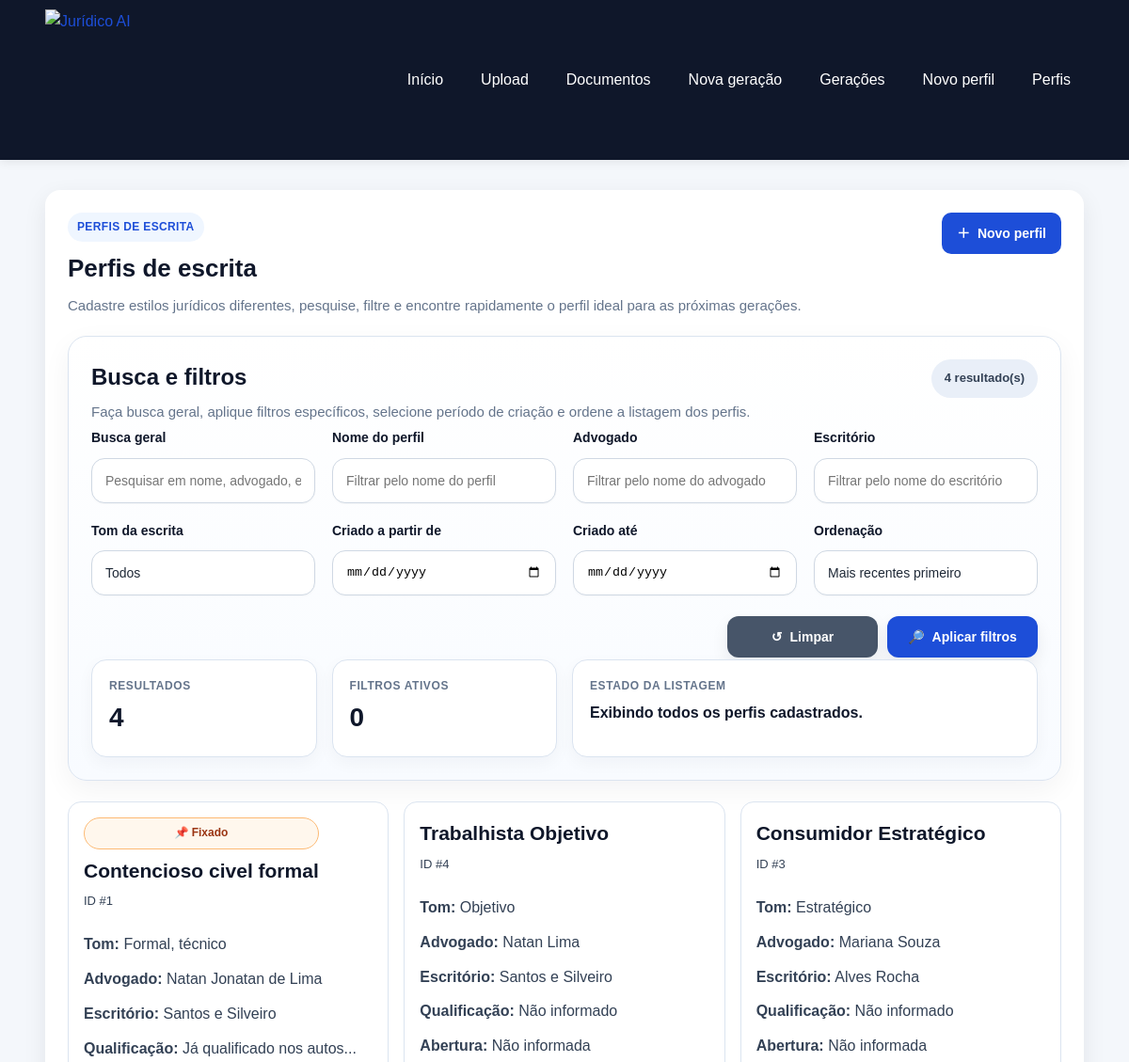
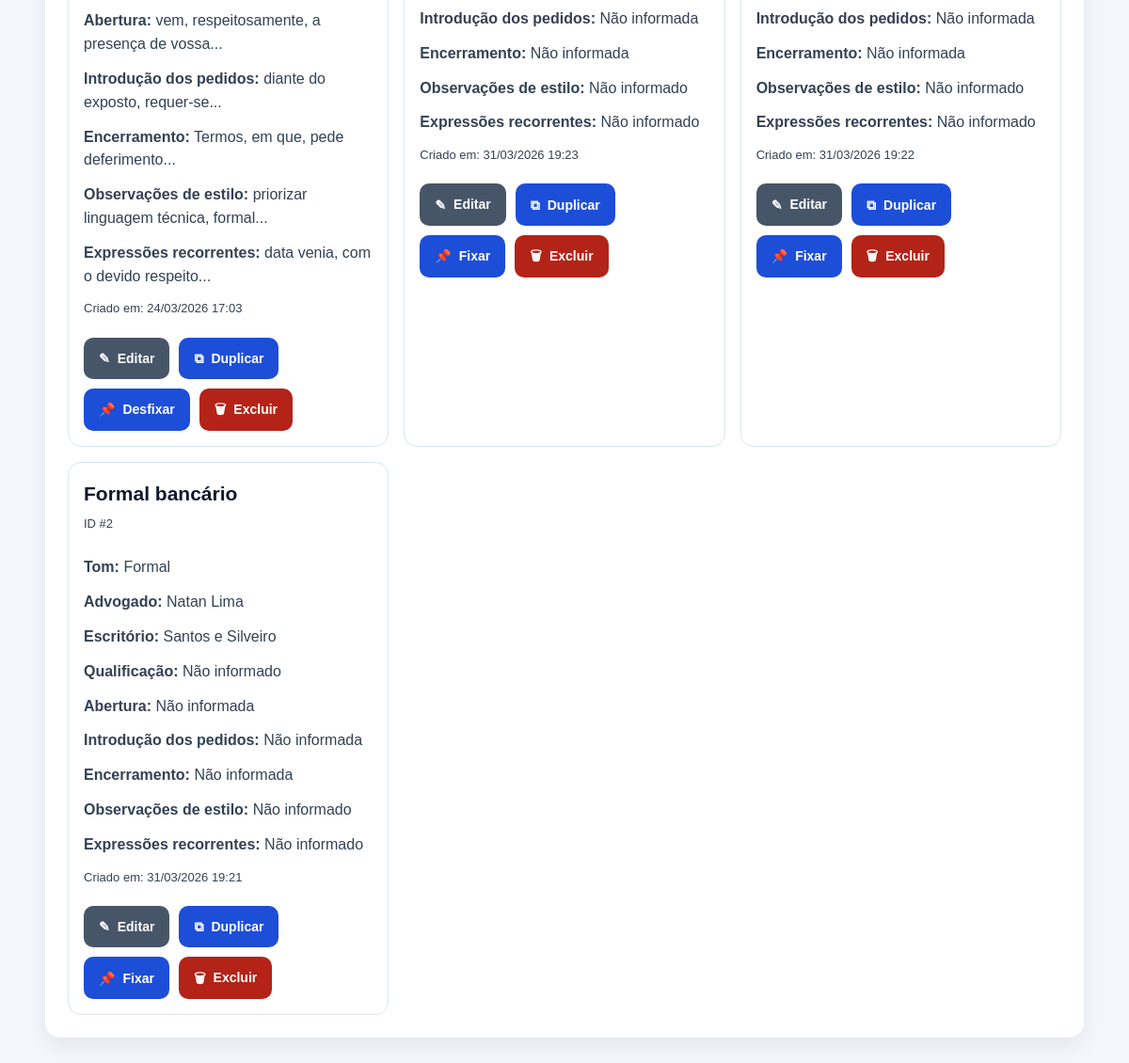
/writing-profiles, run on an earlier commit of the app's database (2 pictures, top to bottom).
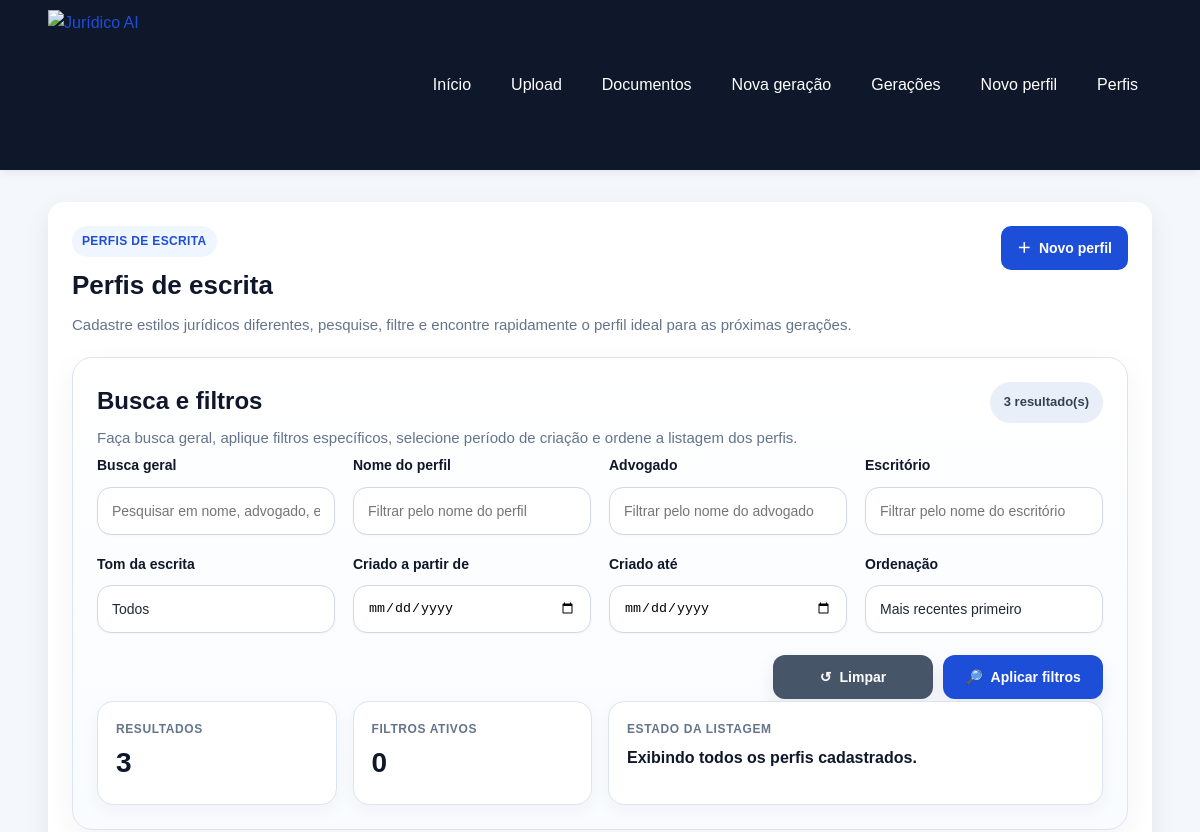
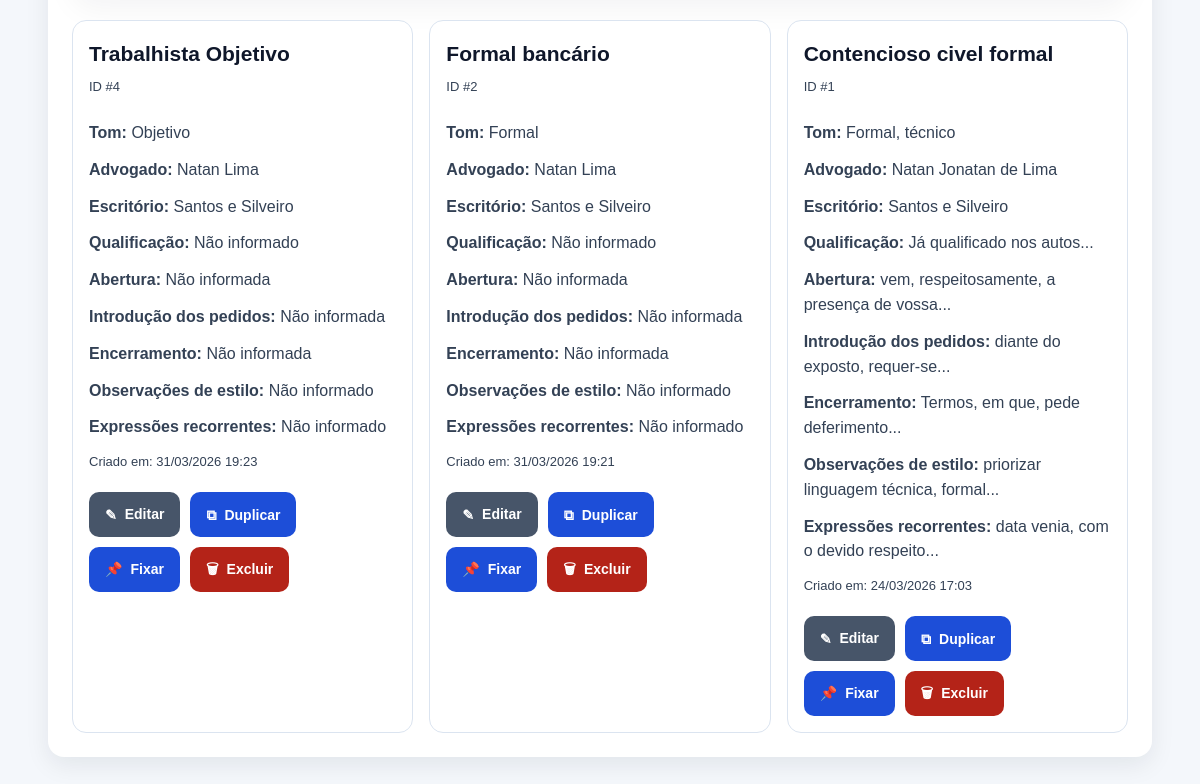
And on a later commit of the database (2 pictures, top to bottom).
### app/models/writing_profile.py (models this page shows)
class WritingProfile(Base):
    __tablename__ = "writing_profiles"
    id = Column(Integer, primary_key=True, index=True)
    profile_name = Column(String(150), nullable=False)
    lawyer_name = Column(String(150), nullable=True)
    office_name = Column(String(200), nullable=True)
    tone = Column(String(100), nullable=False, default="Formal")
    qualification_style = Column(
        Text,
        nullable=True,
        default="já qualificado(a) nos autos ou a ser devidamente qualificado(a)",
    )
    opening_phrase = Column(
        Text,
        nullable=True,
        default="vem, com o devido respeito, à presença de Vossa Excelência, apresentar a presente:",
    )
    closing_phrase = Column(
        Text,
        nullable=True,
        default="Termos em que,\nPede deferimento.",
    )
    request_intro = Column(
        Text,
        nullable=True,
        default="Diante do exposto, requer:",
    )
    legal_style_notes = Column(
        Text,
        nullable=True,
        default="Utilizar linguagem jurídica formal, objetiva e técnica.",
    )
    recurring_expressions = Column(
        Text,
        nullable=True,
        default="data venia; conforme entendimento jurisprudencial; nos termos da legislação aplicável",
    )
    is_active = Column(Boolean, default=False, nullable=False)
    is_pinned = Column(Boolean, default=False, nullable=False)
    created_at = Column(DateTime(timezone=True), server_default=func.now())

### app/routers/writing_profiles.py (the view)
@router.get("")
def listar_perfis_page(
    request: Request,
    search: str = Query(""),
    profile_name: str = Query(""),
    lawyer_name: str = Query(""),
    office_name: str = Query(""),
    tone: str = Query(""),
    created_from: str = Query(""),
    created_to: str = Query(""),
    sort_by: str = Query("created_desc"),
    db: Session = Depends(get_db),
):
    filtros = normalizar_filtros_perfis(
        search=search,
        profile_name=profile_name,
        lawyer_name=lawyer_name,
        office_name=office_name,
        tone=tone,
        created_from=created_from,
        created_to=created_to,
        sort_by=sort_by,
    )
    perfis = listar_perfis_filtrados(db, filtros)
    tons_disponiveis = obter_tons_disponiveis(db)
    ordenacoes = obter_ordenacoes_perfis()
    total_filtros_ativos = contar_filtros_ativos_perfis(filtros)
    perfis_resumo = []
    for perfil in perfis:
        resumo = montar_resumo_perfil(perfil)
        resumo["qualification_style_preview"] = resumir_texto(resumo["qualification_style"], 80)
        resumo["opening_phrase_preview"] = resumir_texto(resumo["opening_phrase"], 80)
        resumo["request_intro_preview"] = resumir_texto(resumo["request_intro"], 80)
        resumo["closing_phrase_preview"] = resumir_texto(resumo["closing_phrase"], 80)
        resumo["legal_style_notes_preview"] = resumir_texto(resumo["legal_style_notes"], 100)
        resumo["recurring_expressions_preview"] = resumir_texto(resumo["recurring_expressions"], 100)
        perfis_resumo.append(resumo)
    return templates.TemplateResponse(
        "writing_profiles_list.html",
        {
            "request": request,
            "perfis": perfis_resumo,
            "sucesso": request.query_params.get("sucesso"),
            "erro": request.query_params.get("erro"),
            "filtros": filtros,
            "tons_disponiveis": tons_disponiveis,
            "ordenacoes": ordenacoes,
            "total_resultados": len(perfis_resumo),
            "total_filtros_ativos": total_filtros_ativos,
        },
    )

### app/templates/writing_profiles_list.html (shortened to what the changed rows need)
{% extends "base.html" %}
{% block content %}
<section class="card">
    <div class="cabecalho-pagina">
        <div>
            <h2>Perfis de escrita</h2>
        </div>
    </div>
    <section class="bloco-informativo bloco-filtros-avancados">
        <div class="bloco-informativo-topo bloco-informativo-topo-entre-linhas">
            <div>
                <h3>Busca e filtros</h3>
                <p class="texto-suave">
                </p>
            </div>
            <span class="badge badge-neutro">
                {{ total_resultados }} resultado(s)
            </span>
        </div>
        <div class="painel-resumo-geracao painel-resumo-sem-inline">
            <div class="info-box">
                <span class="info-label">Resultados</span>
                <span class="info-value">{{ total_resultados }}</span>
            </div>
        </div>
    </section>
    {% if perfis %}
        <div class="lista-cards">
            {% for perfil in perfis %}
                <div class="mini-card perfil-card">
                    <div class="perfil-card-topo">
                        <div>
                            {% if perfil.is_pinned %}<span class="badge badge-fixado">📌 Fixado</span>{% endif %}
                            <h3 class="perfil-titulo">{{ perfil.profile_name }}</h3>
                            <p class="texto-pequeno">ID #{{ perfil.id }}</p>
                        </div>
                    </div>
                    <p><strong>Tom:</strong> {{ perfil.tone }}</p>
                    <p><strong>Advogado:</strong> {{ perfil.lawyer_name }}</p>
                    <p><strong>Escritório:</strong> {{ perfil.office_name }}</p>
                    <p><strong>Qualificação:</strong> {{ perfil.qualification_style_preview }}</p>
                    <p><strong>Abertura:</strong> {{ perfil.opening_phrase_preview }}</p>
                    <p><strong>Introdução dos pedidos:</strong> {{ perfil.request_intro_preview }}</p>
                    <p><strong>Encerramento:</strong> {{ perfil.closing_phrase_preview }}</p>
                    <p><strong>Observações de estilo:</strong> {{ perfil.legal_style_notes_preview }}</p>
                    <p><strong>Expressões recorrentes:</strong> {{ perfil.recurring_expressions_preview }}</p>
                    <p class="texto-pequeno">
                        Criado em:
                        {{ perfil.created_at.strftime("%d/%m/%Y %H:%M") if perfil.created_at else "-" }}
                    </p>
                    <div class="acoes-topo acoes-perfil">
                        <a class="botao botao-secundario" href="/writing-profiles/{{ perfil.id }}/edit">
                            <span class="icone-botao" aria-hidden="true">✎</span>
                            Editar
                        </a>
                        <form
                            action="/writing-profiles/{{ perfil.id }}/duplicate"
                            method="post"
                            data-loading-form
                            data-loading-message="Duplicando perfil de escrita..."
                            data-loading-button-text="Duplicando..."
                        >
                            <button class="botao botao-secundario" type="submit">
                                <span class="icone-botao" aria-hidden="true">⧉</span>
                                Duplicar
                            </button>
                        </form>
                        <form
                            action="/writing-profiles/{{ perfil.id }}/toggle-pin"
                            method="post"
                            data-loading-form
                            data-loading-message="Atualizando fixação do perfil..."
                            data-loading-button-text="Salvando..."
                        >
                            <button class="botao botao-fixar" type="submit">
                                <span class="icone-botao" aria-hidden="true">📌</span>
                                {% if perfil.is_pinned %}Desfixar{% else %}Fixar{% endif %}
                            </button>
                        </form>
                        <form
                            action="/writing-profiles/{{ perfil.id }}/delete"
                            method="post"
                            data-confirm-action
                            data-loading-form
                            data-loading-message="Excluindo perfil..."
                            data-loading-button-text="Excluindo..."
                            data-confirm-title="Excluir perfil de escrita"
                            data-confirm-message="Tem certeza que deseja excluir este perfil de escrita?"
                            data-confirm-submit-label="Excluir perfil"
                            data-confirm-submit-icon='<span class="icone-botao" aria-hidden="true">🗑</span>'
                        >
                            <button class="botao-perigo" type="submit">
                                <span class="icone-botao" aria-hidden="true">🗑</span>
                                Excluir
                            </button>
                        </form>
                    </div>
                </div>
            {% endfor %}
        </div>
    {% endif %}
</section>
{% endblock %}

What changed in the data, as far as the page shows it:
removed WritingProfile: profile_name "Consumidor Estratégico", id "3", tone "Estratégico", lawyer_name "Mariana Souza", office_name "Alves Rocha", qualification_style_preview "Não informado", opening_phrase_preview "Não informada", request_intro_preview "Não informada", closing_phrase_preview "Não informada", legal_style_notes_preview "Não informado", recurring_expressions_preview "Não informado", created_at "31/03/2026 19:22", shows "Fixar"
changed WritingProfile "Contencioso civel formal": text "📌 Fixado Desfixar" → "Fixar"; moves down the list
Also different on the page:
{{ total_resultados }}: "4" → "3"
